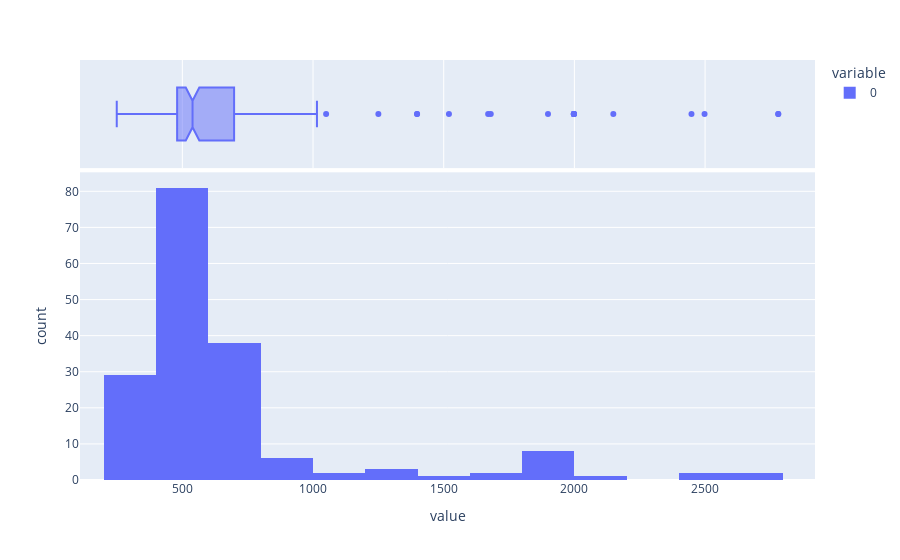

This figure's notebook cell:
### Code cell
px.histogram(prices, marginal="box")

### Figure 1 — Plotly figure (JSON) as saved in the notebook; plotly's stock layout.template omitted (floating-point values rounded to 4 significant figures; data arrays with more than 128 entries replaced by an {"elided": "..."} marker saying what was removed)
{"data": [{"alignmentgroup": "True", "bingroup": "x", "hovertemplate": "variable=0<br>value=%{x}<br>count=%{y}<extra></extra>", "legendgroup": "0", "marker": {"color": "#636efa", "pattern": {"shape": ""}}, "name": "0", "offsetgroup": "0", "orientation": "v", "showlegend": true, "type": "histogram", "x": {"elided": "175 float values"}, "xaxis": "x", "yaxis": "y"}, {"alignmentgroup": "True", "hovertemplate": "variable=0<br>value=%{x}<extra></extra>", "legendgroup": "0", "marker": {"color": "#636efa"}, "name": "0", "notched": true, "offsetgroup": "0", "showlegend": false, "type": "box", "x": {"elided": "175 float values"}, "xaxis": "x2", "yaxis": "y2"}], "layout": {"barmode": "relative", "legend": {"title": {"text": "variable"}, "tracegroupgap": 0}, "margin": {"t": 60}, "xaxis": {"anchor": "y", "domain": [0, 1], "title": {"text": "value"}}, "xaxis2": {"anchor": "y2", "domain": [0, 1], "matches": "x", "showgrid": true, "showticklabels": false}, "yaxis": {"anchor": "x", "domain": [0, 0.7326], "title": {"text": "count"}}, "yaxis2": {"anchor": "x2", "domain": [0.7426, 1], "matches": "y2", "showgrid": false, "showline": false, "showticklabels": false, "ticks": ""}}}
